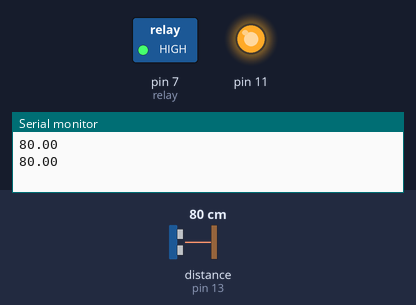
Bench run of a sketch on a simulated Arduino Uno, built with avr-gcc and run on an emulated ATmega328P. Shown: switched loads named in the sketch (green lamp = pin HIGH), output pins drawn as LEDs (lit = HIGH), the last lines printed to the serial monitor. Wiring (inferred from the names in the program): ultrasonic range finder: trigger pin 12; echo pin 13. The inputs (shaded band) are chosen by the test bench; at power-on: distance to the obstacle (sensor on pin 13) 80 cm. The echo pulse lasts 58.3 µs per cm; pins used as bus, display or sensor lines are not drawn.

Above: at 1.8 s.
1.9 s: distance to the obstacle (sensor on pin 13) set to 10 cm
3.4 s: distance to the obstacle (sensor on pin 13) set to 7 cm
At 4.4 s:
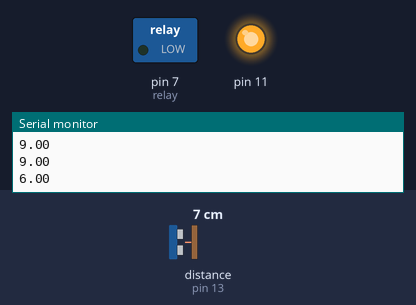
5.5 s: distance to the obstacle (sensor on pin 13) set to 18 cm
At 7.2 s:
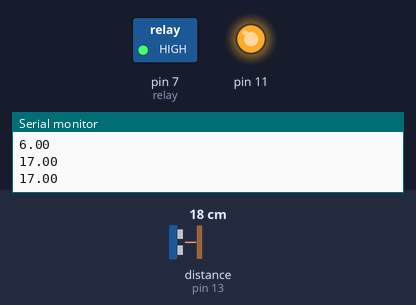
7.5 s: distance to the obstacle (sensor on pin 13) set to 2 cm
At 8.9 s:
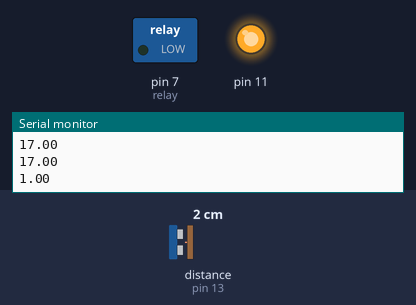
Timing chart, 0 to 10.5 s (numbered marks = the images above; inputs shaded):
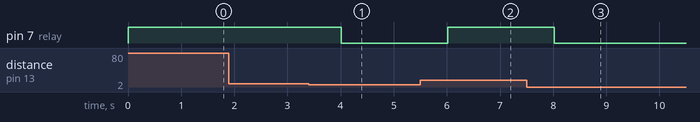

Measured:
- the behaviour switches between 9 and 8 cm on distance to the obstacle (sensor on pin 13) (found by bisection; images 0 and 1)
- after the input at 3.4 s, pin 7 (relay): HIGH → LOW after 0.62 s
- after the input at 5.5 s, pin 7 (relay): LOW → HIGH after 0.52 s
- after the input at 7.5 s, pin 7 (relay): HIGH → LOW after 0.52 s

The sketch:

Ultrasconic_Solenoid.ino
```cpp
const byte trigPin = 12;
const byte echoPin = 13;
const byte relay = 7;
void setup()
{
  pinMode(trigPin, OUTPUT);
  pinMode(7, OUTPUT);
  pinMode(11, OUTPUT);
  digitalWrite(11,1);
  pinMode(echoPin, INPUT);
  Serial.begin(9600);
}

void loop()
{
  digitalWrite(trigPin, LOW);
  delayMicroseconds(2);
  digitalWrite(trigPin, HIGH);
  delayMicroseconds(10);
  digitalWrite(trigPin, LOW);
  long duration = pulseIn(echoPin, HIGH);
  float distance= duration / 29 / 2;
  Serial.println(distance);
  if(distance>8)
  {
  digitalWrite(relay,HIGH);
  delay(1000);
  }
  if(distance<8)
  {digitalWrite(relay,LOW);
  delay(1000);
  }
}
```
